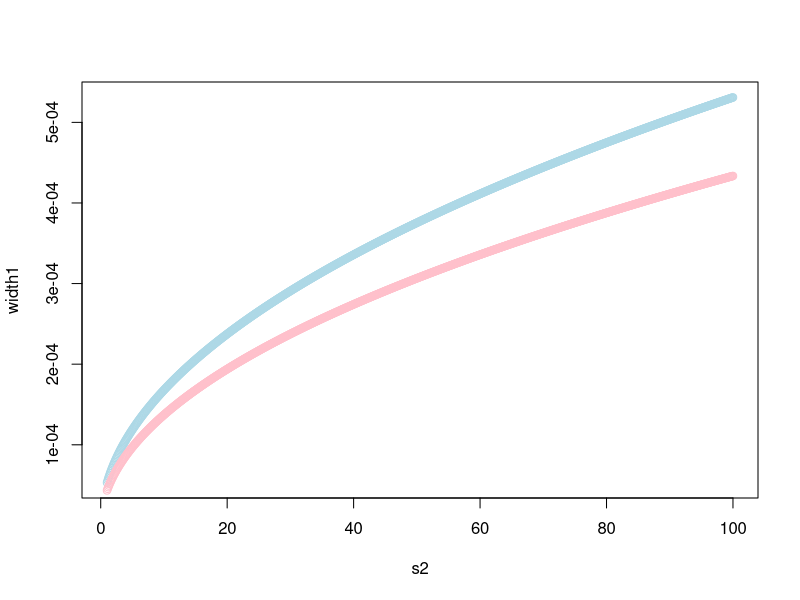
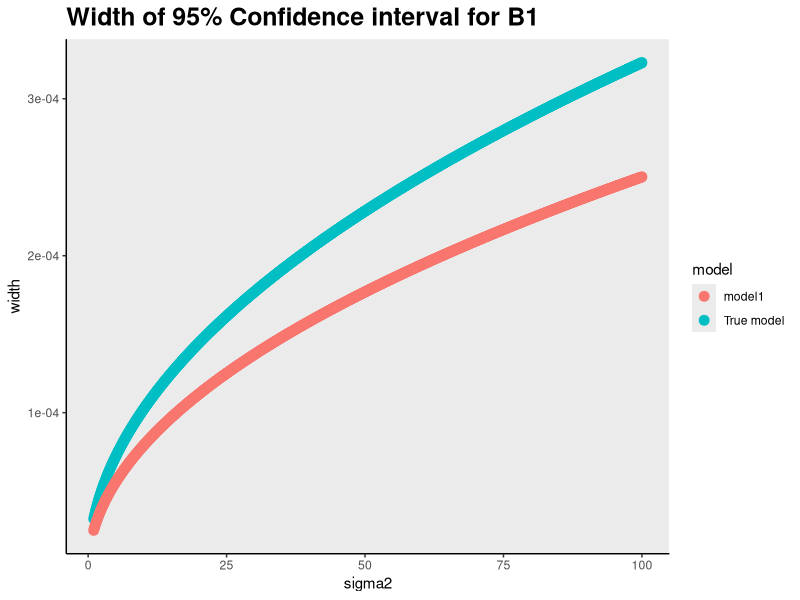

These figures' R source, in order:
## ---- chunk 1
## Equal Sample Size
s2 = seq(1,100, length=1000)
n1 = 1600
n2 = 1600
var_beta1 = s2/n1 + 2*s2/n2
var_beta2 = s2/n1 + 1*s2/n2
df = n1+n2-2
width1 = 2*qt(0.975, df = df )*sqrt(var_beta1)/df
width2 = 2*qt(0.975, df = df )*sqrt(var_beta2)/df
plot(s2, width1, col='lightblue')
points(s2, width2, col='pink')

## ---- chunk 2
## Unequal Sample Size
s2 = seq(1,100, length=1000)
n1 = 3200
n2 = 1600
var_beta1 = s2/n1 + 2*s2/n2
var_beta2 = s2/n1 + 1*s2/n2
df = n1+n2-2
width1 = 2*qt(0.975, df = df )*sqrt(var_beta1)/df
width2 = 2*qt(0.975, df = df )*sqrt(var_beta2)/df
df1 <- data.frame(sigma2 = s2, width = c(width1,width2), model = c(rep("True model",1000), rep("model1",1000)) )
library(ggplot2)
ggplot(data=df1, aes(x=sigma2, y=width, color=model))+geom_point(size=3) +
  labs(title = "Width of 95% Confidence interval for B1") +
  theme(panel.border = element_blank(), 
        panel.grid.major = element_blank(),
        panel.grid.minor = element_blank(),
        axis.line = element_line(colour = "black"),
        plot.title = element_text(size = 18, face = "bold")) 

